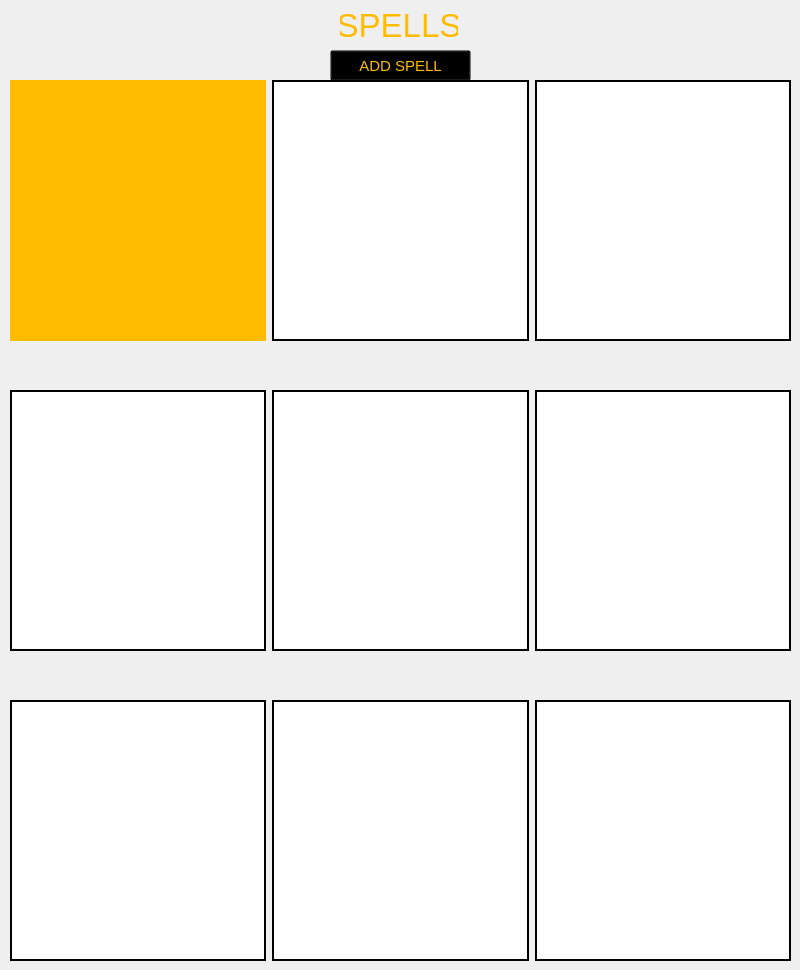
    <widget class="QWidget" name="tabWidgetPage2">
     <attribute name="title">
      <string>Spells</string>
     </attribute>
     <widget class="QLabel" name="spellLabel">
      <property name="geometry">
       <rect>
        <x>340</x>
        <y>0</y>
        <width>118</width>
        <height>51</height>
       </rect>
      </property>
      <property name="font">
       <font>
        <pointsize>25</pointsize>
       </font>
      </property>
      <property name="styleSheet">
       <string notr="true">color: rgb(255, 187, 0);
background:transparent;
border-color: rgb(255, 187, 0);</string>
      </property>
      <property name="text">
       <string>SPELLS</string>
      </property>
      <property name="alignment">
       <set>Qt::AlignCenter</set>
      </property>
     </widget>
     <widget class="QWidget" name="horizontalLayoutWidget_3">
      <property name="geometry">
       <rect>
        <x>10</x>
        <y>80</y>
        <width>781</width>
        <height>261</height>
       </rect>
      </property>
      <layout class="QHBoxLayout" name="horizontalLayout_2">
       <item>
        <widget class="QListWidget" name="cantripView">
         <property name="palette">
          <palette>
           <active>
            <colorrole role="WindowText">
             <brush brushstyle="SolidPattern">
              <color alpha="255">
               <red>255</red>
               <green>187</green>
               <blue>0</blue>
              </color>
             </brush>
            </colorrole>
            <colorrole role="Button">
             <brush brushstyle="SolidPattern">
              <color alpha="255">
               <red>255</red>
               <green>187</green>
               <blue>0</blue>
              </color>
             </brush>
            </colorrole>
            <colorrole role="Text">
             <brush brushstyle="SolidPattern">
              <color alpha="255">
               <red>255</red>
               <green>187</green>
               <blue>0</blue>
              </color>
             </brush>
            </colorrole>
            <colorrole role="ButtonText">
             <brush brushstyle="SolidPattern">
              <color alpha="255">
               <red>255</red>
               <green>187</green>
               <blue>0</blue>
              </color>
             </brush>
            </colorrole>
            <colorrole role="Base">
             <brush brushstyle="SolidPattern">
              <color alpha="255">
               <red>255</red>
               <green>187</green>
               <blue>0</blue>
              </color>
             </brush>
            </colorrole>
            <colorrole role="Window">
             <brush brushstyle="SolidPattern">
              <color alpha="255">
               <red>255</red>
               <green>187</green>
               <blue>0</blue>
              </color>
             </brush>
            </colorrole>
            <colorrole role="PlaceholderText">
             <brush brushstyle="NoBrush">
              <color alpha="128">
               <red>255</red>
               <green>187</green>
               <blue>0</blue>
              </color>
             </brush>
            </colorrole>
           </active>
           <inactive>
            <colorrole role="WindowText">
             <brush brushstyle="SolidPattern">
              <color alpha="255">
               <red>255</red>
               <green>187</green>
               <blue>0</blue>
              </color>
             </brush>
            </colorrole>
            <colorrole role="Button">
             <brush brushstyle="SolidPattern">
              <color alpha="255">
               <red>255</red>
               <green>187</green>
               <blue>0</blue>
              </color>
             </brush>
            </colorrole>
            <colorrole role="Text">
             <brush brushstyle="SolidPattern">
              <color alpha="255">
               <red>255</red>
               <green>187</green>
               <blue>0</blue>
              </color>
             </brush>
            </colorrole>
            <colorrole role="ButtonText">
             <brush brushstyle="SolidPattern">
              <color alpha="255">
               <red>255</red>
               <green>187</green>
               <blue>0</blue>
              </color>
             </brush>
            </colorrole>
            <colorrole role="Base">
             <brush brushstyle="SolidPattern">
              <color alpha="255">
               <red>255</red>
               <green>187</green>
               <blue>0</blue>
              </color>
             </brush>
            </colorrole>
            <colorrole role="Window">
             <brush brushstyle="SolidPattern">
              <color alpha="255">
               <red>255</red>
               <green>187</green>
               <blue>0</blue>
              </color>
             </brush>
            </colorrole>
            <colorrole role="PlaceholderText">
             <brush brushstyle="NoBrush">
              <color alpha="128">
               <red>255</red>
               <green>187</green>
               <blue>0</blue>
              </color>
             </brush>
            </colorrole>
           </inactive>
           <disabled>
            <colorrole role="WindowText">
             <brush brushstyle="SolidPattern">
              <color alpha="255">
               <red>255</red>
               <green>187</green>
               <blue>0</blue>
              </color>
             </brush>
            </colorrole>
            <colorrole role="Button">
             <brush brushstyle="SolidPattern">
              <color alpha="255">
               <red>255</red>
               <green>187</green>
               <blue>0</blue>
              </color>
             </brush>
            </colorrole>
            <colorrole role="Text">
             <brush brushstyle="SolidPattern">
              <color alpha="255">
               <red>255</red>
               <green>187</green>
               <blue>0</blue>
              </color>
             </brush>
            </colorrole>
            <colorrole role="ButtonText">
             <brush brushstyle="SolidPattern">
              <color alpha="255">
               <red>255</red>
               <green>187</green>
               <blue>0</blue>
              </color>
             </brush>
            </colorrole>
            <colorrole role="Base">
             <brush brushstyle="SolidPattern">
              <color alpha="255">
               <red>255</red>
               <green>187</green>
               <blue>0</blue>
              </color>
             </brush>
            </colorrole>
            <colorrole role="Window">
             <brush brushstyle="SolidPattern">
              <color alpha="255">
               <red>255</red>
               <green>187</green>
               <blue>0</blue>
              </color>
             </brush>
            </colorrole>
            <colorrole role="PlaceholderText">
             <brush brushstyle="NoBrush">
              <color alpha="128">
               <red>255</red>
               <green>187</green>
               <blue>0</blue>
              </color>
             </brush>
            </colorrole>
           </disabled>
          </palette>
         </property>
         <property name="contextMenuPolicy">
          <enum>Qt::NoContextMenu</enum>
         </property>
         <property name="styleSheet">
          <string notr="true">background-color: rgb(255, 187, 0);
</string>
         </property>
         <property name="frameShape">
          <enum>QFrame::WinPanel</enum>
         </property>
         <property name="frameShadow">
          <enum>QFrame::Plain</enum>
         </property>
         <property name="itemAlignment">
          <set>Qt::AlignCenter</set>
         </property>
         <property name="sortingEnabled">
          <bool>true</bool>
         </property>
        </widget>
       </item>
       <item>
        <widget class="QListWidget" name="lv1View">
         <property name="styleSheet">
          <string notr="true">border-color: rgb(255, 187, 0);</string>
         </property>
         <property name="frameShape">
          <enum>QFrame::WinPanel</enum>
         </property>
         <property name="frameShadow">
          <enum>QFrame::Plain</enum>
         </property>
        </widget>
       </item>
       <item>
        <widget class="QListWidget" name="lv2View">
         <property name="styleSheet">
          <string notr="true"/>
         </property>
         <property name="frameShape">
          <enum>QFrame::WinPanel</enum>
         </property>
         <property name="frameShadow">
          <enum>QFrame::Plain</enum>
         </property>
        </widget>
       </item>
      </layout>
     </widget>
     <widget class="QWidget" name="horizontalLayoutWidget_4">
      <property name="geometry">
       <rect>
        <x>10</x>
        <y>390</y>
        <width>781</width>
        <height>261</height>
       </rect>
      </property>
      <layout class="QHBoxLayout" name="horizontalLayout_4">
       <item>
        <widget class="QListWidget" name="lv3View">
         <property name="styleSheet">
          <string notr="true"/>
         </property>
         <property name="frameShape">
          <enum>QFrame::WinPanel</enum>
         </property>
         <property name="frameShadow">
          <enum>QFrame::Plain</enum>
         </property>
        </widget>
       </item>
       <item>
        <widget class="QListWidget" name="lv4View">
         <property name="styleSheet">
          <string notr="true"/>
         </property>
         <property name="frameShape">
          <enum>QFrame::WinPanel</enum>
         </property>
         <property name="frameShadow">
          <enum>QFrame::Plain</enum>
         </property>
        </widget>
       </item>
       <item>
        <widget class="QListWidget" name="lv5View">
         <property name="styleSheet">
          <string notr="true"/>
         </property>
         <property name="frameShape">
          <enum>QFrame::WinPanel</enum>
         </property>
         <property name="frameShadow">
          <enum>QFrame::Plain</enum>
         </property>
        </widget>
       </item>
      </layout>
     </widget>
     <widget class="QWidget" name="horizontalLayoutWidget_5">
      <property name="geometry">
       <rect>
        <x>10</x>
        <y>700</y>
        <width>781</width>
        <height>261</height>
       </rect>
      </property>
      <layout class="QHBoxLayout" name="horizontalLayout_5">
       <item>
        <widget class="QListWidget" name="lv6View">
         <property name="styleSheet">
          <string notr="true"/>
         </property>
         <property name="frameShape">
          <enum>QFrame::WinPanel</enum>
         </property>
         <property name="frameShadow">
          <enum>QFrame::Plain</enum>
         </property>
        </widget>
       </item>
       <item>
        <widget class="QListWidget" name="lv7View">
         <property name="styleSheet">
          <string notr="true"/>
         </property>
         <property name="frameShape">
          <enum>QFrame::WinPanel</enum>
         </property>
         <property name="frameShadow">
          <enum>QFrame::Plain</enum>
         </property>
        </widget>
       </item>
       <item>
        <widget class="QListWidget" name="lv8View">
         <property name="styleSheet">
          <string notr="true"/>
         </property>
         <property name="frameShape">
          <enum>QFrame::WinPanel</enum>
         </property>
         <property name="frameShadow">
          <enum>QFrame::Plain</enum>
         </property>
        </widget>
       </item>
      </layout>
     </widget>
     <widget class="QPushButton" name="spellButton">
      <property name="geometry">
       <rect>
        <x>330</x>
        <y>50</y>
        <width>141</width>
        <height>31</height>
       </rect>
      </property>
      <property name="font">
       <font>
        <pointsize>11</pointsize>
       </font>
      </property>
      <property name="cursor">
       <cursorShape>PointingHandCursor</cursorShape>
      </property>
      <property name="styleSheet">
       <string notr="true">color: rgb(255, 187, 0);
background:transparent;</string>
      </property>
      <property name="text">
       <string>ADD SPELL</string>
      </property>
     </widget>
    </widget>
